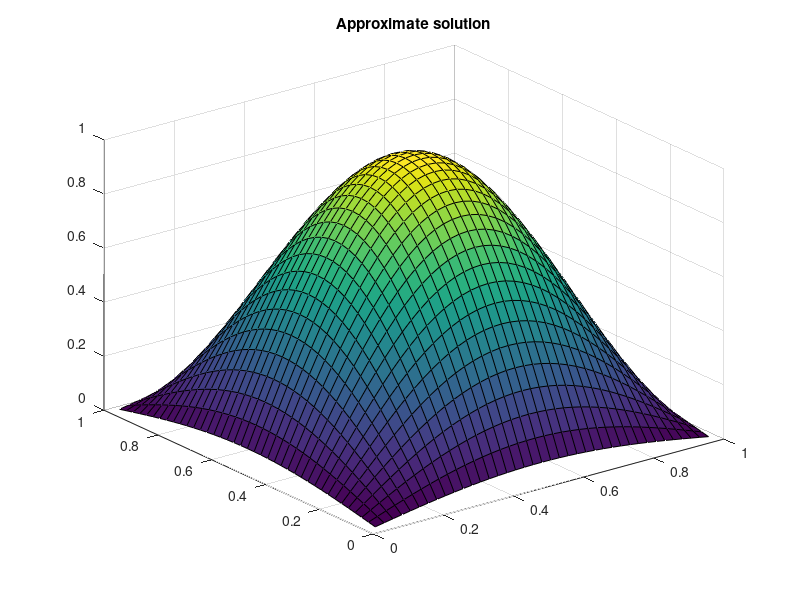
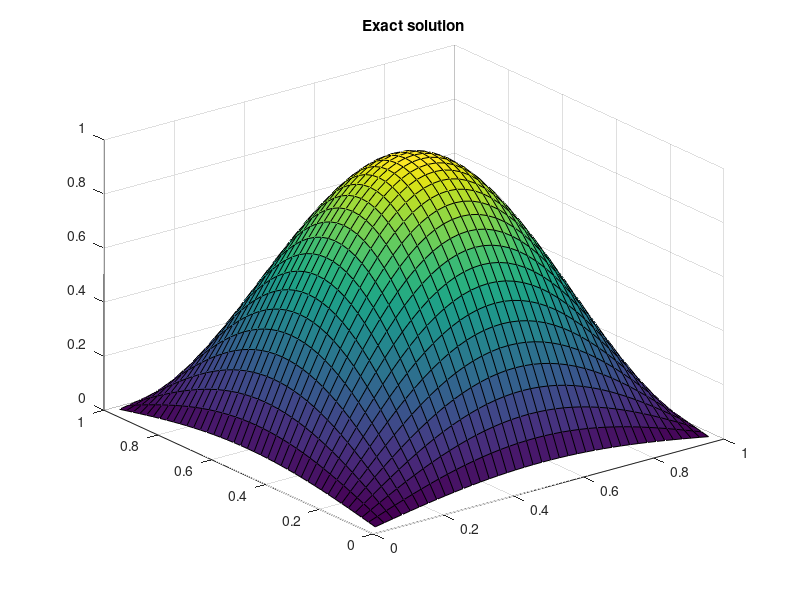
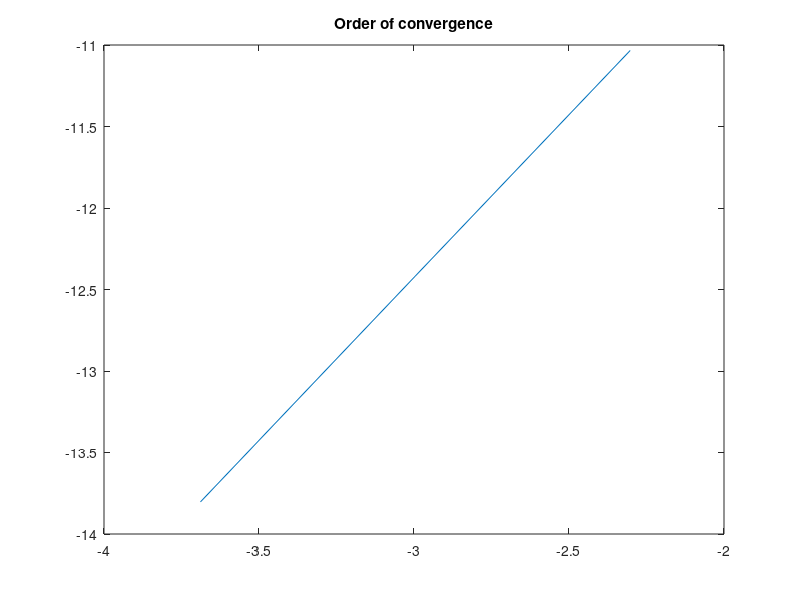

These figures' MATLAB source, in order:
% Program to implement the ADI method for two dimensional
% Parabolic problem

% u_t = u_xx + u_yy | (x,y) in (0,1) x (0,1)

% u(x,y,0) = sin(pi*x)*sin(pi*y)
% u = 0 on the boundary

clear all
close all

format long
a1 = 0; % x-direction
b1 = 1;

c = 0; % y-direction
d = 1;

t0 = 0; tf = 0.0001; % Time
z = 3;

h = zeros(z,1);
N = 10; % Space Discretization [For non uniform discretization declare two
        %                       Space Variables]
M = 10; % Time discretization

% Loop to find order of convergence
for l = 1:z
    h(l) = (b1-a1)/N; % Discretization in the x direction. Discretization in the y direction (Assuming h_x = h_y)

    del_t = (tf-t0)/M;

    u0 = zeros(N-1,N-1);
    unew = u0;
    x = a1+h(l):h(l):b1-h(l); % Using the fact that discretization is same in both directions
    y = c+h(l):h(l):d-h(l);

    for j=1:N-1
        for k=1:N-1
            u0(j,k) = sin(pi*x(j))*sin(pi*y(k));
        end
    end

    % Defining the A matrix
    mu = del_t/(2*h(l)^2);
    A = sparse(N-1,N-1);
    for j=1:N-1
        A(j,j) = 1+2*mu;
    end
    for j=2:N-1
        A(j,j-1) = -mu;
        A(j-1,j) = -mu;
    end

    t = t0;

    for p=1:M
        b = zeros(N-1,1);
        %First part : Use 'unew' to store current data
        for i=1:N-1
            b(i) = (1-2*mu)*u0(i,1)+ mu*u0(i,2);
        end
        unew(1,:) = A\b;
    
        for j=2:N-2
            for i=1:N-1
                b(i) = mu*u0(i,j-1)+(1-2*mu)*u0(i,j)+mu*u0(i,j+1);
            end
            unew(j,:) = A\b;
        end
    
        for i=1:N-1
            b(i) = (1-2*mu)*u0(i,N-1)+mu*u0(i,N-2);
        end
        unew(N-1,:) = A\b; 
    
        %Second part : Update u0 and solve the second system
        for i=1:N-1
            b(i) = (1-2*mu)*unew(i,1)+mu*unew(i,2);
        end
        u0(1,:) = A\b;
    
        for j=2:N-2
            for i=1:N-1
                b(i) = mu*unew(i,j-1)+(1-2*mu)*unew(i,j)+mu*unew(i,j+1);
            end
            u0(j,:) = A\b;
        end
    
        for i=1:N-1
            b(i) = (1-2*mu)*unew(i,N-1)+mu*unew(i,N-2);
        end
        u0(N-1,:) = A\b;
    
        t = t+del_t;
    end

    exact = zeros(N-1,N-1);
    for i=1:N-1
        for j=1:N-1
            exact(i,j) = exp(-2*pi^2*t)*sin(pi*x(i))*sin(pi*x(j));
        end
    end

    error(l) = max(max(abs(u0-exact)));

    for j=1:l-1
        order(j) = log(error(j)/error(j+1))/log(2);
    end

    N=2*N;
end

figure(1)
surf(x,y,u0);
title('Approximate solution');

figure(2)
surf(x,y,exact);
title('Exact solution');

figure(3)
plot(log(h), log(error));
title('Order of convergence');
